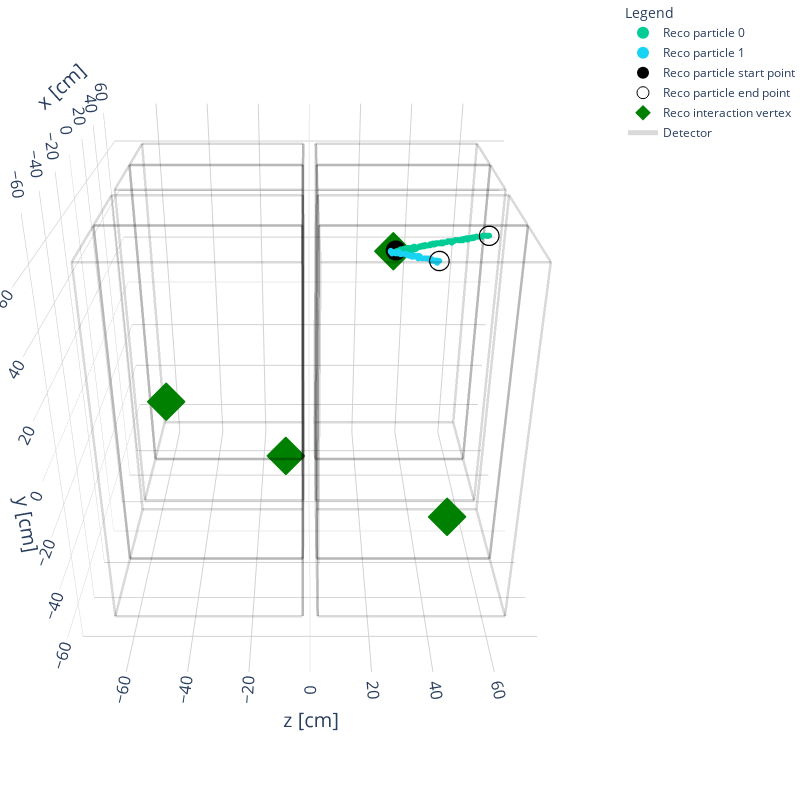

The cell this chart's notebook holds for it:
### Markdown cell above
### IV. Filtered Particle Visualization

This script visualizes and saves plots of filtered reconstructed particles and interactions. 
   - Particle plots are saved as:
     - **HTML**: `sandbox_<file_segment>_entry_<ENTRY>_event_<target_event>_int_<target_reco_interaction_id>_particles.html`
     - **PNG**: `sandbox_<file_segment>_entry_<ENTRY>_event_<target_event>_int_<target_reco_interaction_id>_particles.png`

### Code cell
from spine.vis import Drawer
from spine.vis import GeoDrawer, scatter_points, layout3d
from plotly import graph_objs as go
import plotly.io as pio
import os

# Extract IDs of the filtered particles
filtered_particle_ids = [particle.id for particle in filtered_primary_particles]

# Pre-filter the data to include only relevant reconstructed particles
data['reco_particles'] = [p for p in data['reco_particles'] if p.id in filtered_particle_ids]

# Extract the specific part ("00_04_33") from the filename
file_segment = '_'.join(os.path.basename(DATA_PATH).split('_')[3:6])

# Create the images directory if it doesn't exist
output_dir = "images"
os.makedirs(output_dir, exist_ok=True)

# Initialize the drawer with filtered data
drawer = Drawer(data, draw_mode='reco', detector='2x2')

# Draw a plot of the raw image (from flow)
geo_drawer = GeoDrawer('2x2')
graph = scatter_points(data['points'], color=data['depositions'], colorscale='Inferno', name='Depositions')
graph += geo_drawer.tpc_traces()

# Draw a plot of the particle instances based on the filtered particles
print('\n>>> Selected Particles <<<')
# fig_particles = drawer.get('particles', 'pid', draw_end_points=True, draw_vertices=True)
fig_particles = drawer.get(
    'particles',
    attr='pid',
    draw_end_points=True,
    draw_vertices=True,
    split_traces=True  # Ensure each particle gets a separate legend entry
)

# Save the filtered particle plot as HTML and PNG in the images folder
html_filename = os.path.join(output_dir, f"sandbox_{file_segment}_entry_{ENTRY}_event_{target_event}_int_{target_reco_interaction_id}_particles_selected.html")
png_filename = os.path.join(output_dir, f"sandbox_{file_segment}_entry_{ENTRY}_event_{target_event}_int_{target_reco_interaction_id}_particles_selected.png")

# Save as HTML
pio.write_html(fig_particles, file=html_filename)
print(f"Filtered Particle Plot saved as HTML: {html_filename}")

# Save as PNG
pio.write_image(fig_particles, file=png_filename, format='png', width=1000, height=800)
print(f"Filtered Particle Plot saved as PNG: {png_filename}")

# Display the visualization
fig_particles.show()

# If interaction filtering is required, modify and draw interactions
filtered_interactions = [
    interaction for interaction in data['reco_interactions']
    if any(particle.id in filtered_particle_ids for particle in interaction.particles)
]
data['reco_interactions'] = filtered_interactions

### Figure 1 — Plotly figure (JSON) as saved in the notebook; plotly's stock layout.template omitted (floating-point values rounded to 4 significant figures; data arrays with more than 128 entries replaced by an {"elided": "..."} marker saying what was removed)
{"data": [{"hovertemplate": "x: %{x}<br>y: %{y}<br>z: %{z}<br>%{text}", "marker": {"cmax": 6, "cmin": -1, "color": {"elided": "143 int values"}, "colorscale": [[0, "#808080"], [0.1429, "#636EFA"], [0.2857, "#EF553B"], [0.4286, "#00CC96"], [0.5714, "#AB63FA"], [0.7143, "#FFA15A"], [0.8571, "#19D3F3"], [1, "#FF6692"]], "size": 2}, "mode": "markers", "name": "Reco particle 0", "showlegend": true, "text": {"elided": "143 str values"}, "type": "scatter3d", "x": {"elided": "143 float values"}, "y": {"elided": "143 float values"}, "z": {"elided": "143 float values"}}, {"hovertemplate": "x: %{x}<br>y: %{y}<br>z: %{z}<br>%{text}", "marker": {"cmax": 6, "cmin": -1, "color": [5, 5, 5, 5, 5, 5, 5, 5, 5, 5, 5, 5, 5, 5, 5, 5, 5, 5, 5, 5, 5, 5, 5, 5, 5, 5, 5, 5, 5, 5, 5, 5, 5, 5, 5, 5, 5, 5, 5, 5, 5, 5, 5, 5, 5, 5, 5, 5, 5, 5, 5, 5, 5, 5, 5, 5, 5, 5, 5, 5, 5, 5, 5, 5, 5, 5, 5, 5, 5, 5, 5, 5, 5, 5, 5, 5, 5, 5, 5, 5], "colorscale": [[0, "#808080"], [0.1429, "#636EFA"], [0.2857, "#EF553B"], [0.4286, "#00CC96"], [0.5714, "#AB63FA"], [0.7143, "#FFA15A"], [0.8571, "#19D3F3"], [1, "#FF6692"]], "size": 2}, "mode": "markers", "name": "Reco particle 1", "showlegend": true, "text": ["Particle 1<br>Pid: 5", "Particle 1<br>Pid: 5", "Particle 1<br>Pid: 5", "Particle 1<br>Pid: 5", "Particle 1<br>Pid: 5", "Particle 1<br>Pid: 5", "Particle 1<br>Pid: 5", "Particle 1<br>Pid: 5", "Particle 1<br>Pid: 5", "Particle 1<br>Pid: 5", "Particle 1<br>Pid: 5", "Particle 1<br>Pid: 5", "Particle 1<br>Pid: 5", "Particle 1<br>Pid: 5", "Particle 1<br>Pid: 5", "Particle 1<br>Pid: 5", "Particle 1<br>Pid: 5", "Particle 1<br>Pid: 5", "Particle 1<br>Pid: 5", "Particle 1<br>Pid: 5", "Particle 1<br>Pid: 5", "Particle 1<br>Pid: 5", "Particle 1<br>Pid: 5", "Particle 1<br>Pid: 5", "Particle 1<br>Pid: 5", "Particle 1<br>Pid: 5", "Particle 1<br>Pid: 5", "Particle 1<br>Pid: 5", "Particle 1<br>Pid: 5", "Particle 1<br>Pid: 5", "Particle 1<br>Pid: 5", "Particle 1<br>Pid: 5", "Particle 1<br>Pid: 5", "Particle 1<br>Pid: 5", "Particle 1<br>Pid: 5", "Particle 1<br>Pid: 5", "Particle 1<br>Pid: 5", "Particle 1<br>Pid: 5", "Particle 1<br>Pid: 5", "Particle 1<br>Pid: 5", "Particle 1<br>Pid: 5", "Particle 1<br>Pid: 5", "Particle 1<br>Pid: 5", "Particle 1<br>Pid: 5", "Particle 1<br>Pid: 5", "Particle 1<br>Pid: 5", "Particle 1<br>Pid: 5", "Particle 1<br>Pid: 5", "Particle 1<br>Pid: 5", "Particle 1<br>Pid: 5", "Particle 1<br>Pid: 5", "Particle 1<br>Pid: 5", "Particle 1<br>Pid: 5", "Particle 1<br>Pid: 5", "Particle 1<br>Pid: 5", "Particle 1<br>Pid: 5", "Particle 1<br>Pid: 5", "Particle 1<br>Pid: 5", "Particle 1<br>Pid: 5", "Particle 1<br>Pid: 5", "Particle 1<br>Pid: 5", "Particle 1<br>Pid: 5", "Particle 1<br>Pid: 5", "Particle 1<br>Pid: 5", "Particle 1<br>Pid: 5", "Particle 1<br>Pid: 5", "Particle 1<br>Pid: 5", "Particle 1<br>Pid: 5", "Particle 1<br>Pid: 5", "Particle 1<br>Pid: 5", "Particle 1<br>Pid: 5", "Particle 1<br>Pid: 5", "Particle 1<br>Pid: 5", "Particle 1<br>Pid: 5", "Particle 1<br>Pid: 5", "Particle 1<br>Pid: 5", "Particle 1<br>Pid: 5", "Particle 1<br>Pid: 5", "Particle 1<br>Pid: 5", "Particle 1<br>Pid: 5"], "type": "scatter3d", "x": [24.61, 25.05, 24.61, 24.17, 24.17, 24.61, 25.05, 24.61, 24.61, 24.17, 24.61, 24.17, 24.17, 24.61, 24.17, 24.17, 23.72, 24.17, 23.28, 23.72, 23.28, 23.72, 24.17, 23.72, 23.72, 23.72, 22.84, 22.39, 23.28, 23.28, 22.84, 22.84, 22.84, 21.95, 22.39, 22.84, 21.95, 22.84, 21.95, 22.39, 22.39, 21.95, 22.39, 22.84, 21.5, 22.39, 21.5, 21.5, 22.39, 21.95, 21.95, 21.5, 21.95, 21.5, 21.95, 21.5, 21.95, 21.5, 21.5, 21.5, 21.5, 21.06, 21.06, 21.5, 20.62, 20.17, 20.62, 20.62, 20.17, 20.62, 20.17, 20.62, 19.73, 20.62, 19.29, 20.17, 20.62, 20.17, 20.17, 23.72], "y": [32.59, 32.59, 33.03, 32.15, 32.59, 32.59, 32.59, 32.15, 32.59, 32.59, 32.59, 32.15, 32.59, 32.15, 32.59, 32.15, 33.03, 32.15, 32.15, 32.15, 32.59, 32.15, 32.15, 32.15, 32.15, 32.15, 32.59, 32.15, 32.15, 32.15, 31.7, 32.15, 31.7, 31.7, 31.7, 31.7, 31.7, 31.7, 32.15, 32.15, 31.7, 32.15, 31.7, 31.7, 31.7, 31.7, 31.26, 31.7, 31.7, 32.15, 31.26, 31.7, 31.7, 32.15, 31.26, 31.26, 31.26, 31.26, 31.26, 31.26, 31.26, 31.26, 31.26, 31.26, 30.82, 30.82, 30.82, 31.26, 30.82, 30.82, 30.82, 30.82, 30.82, 30.82, 30.37, 30.82, 30.82, 30.82, 30.82, 31.7], "z": [29.49, 29.49, 29.49, 29.93, 29.93, 29.93, 29.93, 30.37, 30.37, 30.82, 30.82, 31.26, 31.26, 31.7, 31.7, 32.15, 32.15, 32.59, 33.03, 33.03, 33.03, 33.48, 33.48, 33.92, 34.36, 34.81, 34.81, 35.25, 35.25, 35.69, 36.14, 36.14, 36.58, 37.02, 37.02, 37.02, 37.47, 37.47, 37.47, 37.47, 37.91, 37.91, 38.35, 38.35, 38.8, 38.8, 39.24, 39.24, 39.24, 39.24, 39.68, 39.68, 39.68, 39.68, 40.13, 40.57, 40.57, 41.01, 41.46, 41.9, 42.34, 42.79, 43.23, 43.23, 43.67, 44.12, 44.12, 44.12, 44.56, 44.56, 45.01, 45.01, 45.45, 45.45, 45.89, 45.89, 45.89, 46.34, 46.78, 36.58]}, {"hovertemplate": "x: %{x}<br>y: %{y}<br>z: %{z}<br>%{text}", "marker": {"color": "black", "size": 7, "symbol": "circle"}, "mode": "markers", "name": "Reco particle start point", "text": ["Particle 0 start point", "Particle 1 start point"], "type": "scatter3d", "x": [25.05, 25.05], "y": [33.03, 32.59], "z": [31.26, 29.49]}, {"hovertemplate": "x: %{x}<br>y: %{y}<br>z: %{z}<br>%{text}", "marker": {"color": "black", "size": 7, "symbol": "circle-open"}, "mode": "markers", "name": "Reco particle end point", "text": ["Particle 0 end point", "Particle 1 end point"], "type": "scatter3d", "x": [23.28, 20.17], "y": [39.24, 30.82], "z": [64.51, 46.78]}, {"hovertemplate": "x: %{x}<br>y: %{y}<br>z: %{z}<br>%{text}", "marker": {"color": "green", "size": 10, "symbol": "diamond"}, "mode": "markers", "name": "Reco interaction vertex", "text": ["Interaction 0 vertex", "Interaction 1 vertex", "Interaction 2 vertex", "Interaction 3 vertex"], "type": "scatter3d", "x": [35.69, 4.212, -19.73, 25.05], "y": [-61.85, -18.4, -53.43, 32.81], "z": [-9.977, -53.43, 50.33, 30.37]}, {"hovertemplate": "x: %{x}<br>y: %{y}<br>z: %{z}", "legendgroup": "group_1737428290.1650963", "line": {"color": "rgba(0, 0, 0, 0.15)", "width": 5}, "mode": "lines", "name": "Detector", "showlegend": true, "type": "scatter3d", "x": [33.66, 33.66, null, 33.66, 33.66, null, 33.66, 63.93, null, 33.66, 33.66, null, 33.66, 63.93, null, 33.66, 33.66, null, 33.66, 63.93, null, 33.66, 63.93, null, 63.93, 63.93, null, 63.93, 63.93, null, 63.93, 63.93, null, 63.93, 63.93, null], "y": [-62.08, -62.08, null, -62.08, 62.08, null, -62.08, -62.08, null, -62.08, 62.08, null, -62.08, -62.08, null, 62.08, 62.08, null, 62.08, 62.08, null, 62.08, 62.08, null, -62.08, -62.08, null, -62.08, 62.08, null, -62.08, 62.08, null, 62.08, 62.08, null], "z": [2.462, 64.54, null, 2.462, 2.462, null, 2.462, 2.462, null, 64.54, 64.54, null, 64.54, 64.54, null, 2.462, 64.54, null, 2.462, 2.462, null, 64.54, 64.54, null, 2.462, 64.54, null, 2.462, 2.462, null, 64.54, 64.54, null, 2.462, 64.54, null]}, {"hovertemplate": "x: %{x}<br>y: %{y}<br>z: %{z}", "legendgroup": "group_1737428290.1650963", "line": {"color": "rgba(0, 0, 0, 0.15)", "width": 5}, "mode": "lines", "name": "Detector", "showlegend": false, "type": "scatter3d", "x": [3.069, 3.069, null, 3.069, 3.069, null, 3.069, 33.34, null, 3.069, 3.069, null, 3.069, 33.34, null, 3.069, 3.069, null, 3.069, 33.34, null, 3.069, 33.34, null, 33.34, 33.34, null, 33.34, 33.34, null, 33.34, 33.34, null, 33.34, 33.34, null], "y": [-62.08, -62.08, null, -62.08, 62.08, null, -62.08, -62.08, null, -62.08, 62.08, null, -62.08, -62.08, null, 62.08, 62.08, null, 62.08, 62.08, null, 62.08, 62.08, null, -62.08, -62.08, null, -62.08, 62.08, null, -62.08, 62.08, null, 62.08, 62.08, null], "z": [2.462, 64.54, null, 2.462, 2.462, null, 2.462, 2.462, null, 64.54, 64.54, null, 64.54, 64.54, null, 2.462, 64.54, null, 2.462, 2.462, null, 64.54, 64.54, null, 2.462, 64.54, null, 2.462, 2.462, null, 64.54, 64.54, null, 2.462, 64.54, null]}, {"hovertemplate": "x: %{x}<br>y: %{y}<br>z: %{z}", "legendgroup": "group_1737428290.1650963", "line": {"color": "rgba(0, 0, 0, 0.15)", "width": 5}, "mode": "lines", "name": "Detector", "showlegend": false, "type": "scatter3d", "x": [33.66, 33.66, null, 33.66, 33.66, null, 33.66, 63.93, null, 33.66, 33.66, null, 33.66, 63.93, null, 33.66, 33.66, null, 33.66, 63.93, null, 33.66, 63.93, null, 63.93, 63.93, null, 63.93, 63.93, null, 63.93, 63.93, null, 63.93, 63.93, null], "y": [-62.08, -62.08, null, -62.08, 62.08, null, -62.08, -62.08, null, -62.08, 62.08, null, -62.08, -62.08, null, 62.08, 62.08, null, 62.08, 62.08, null, 62.08, 62.08, null, -62.08, -62.08, null, -62.08, 62.08, null, -62.08, 62.08, null, 62.08, 62.08, null], "z": [-64.54, -2.462, null, -64.54, -64.54, null, -64.54, -64.54, null, -2.462, -2.462, null, -2.462, -2.462, null, -64.54, -2.462, null, -64.54, -64.54, null, -2.462, -2.462, null, -64.54, -2.462, null, -64.54, -64.54, null, -2.462, -2.462, null, -64.54, -2.462, null]}, {"hovertemplate": "x: %{x}<br>y: %{y}<br>z: %{z}", "legendgroup": "group_1737428290.1650963", "line": {"color": "rgba(0, 0, 0, 0.15)", "width": 5}, "mode": "lines", "name": "Detector", "showlegend": false, "type": "scatter3d", "x": [3.069, 3.069, null, 3.069, 3.069, null, 3.069, 33.34, null, 3.069, 3.069, null, 3.069, 33.34, null, 3.069, 3.069, null, 3.069, 33.34, null, 3.069, 33.34, null, 33.34, 33.34, null, 33.34, 33.34, null, 33.34, 33.34, null, 33.34, 33.34, null], "y": [-62.08, -62.08, null, -62.08, 62.08, null, -62.08, -62.08, null, -62.08, 62.08, null, -62.08, -62.08, null, 62.08, 62.08, null, 62.08, 62.08, null, 62.08, 62.08, null, -62.08, -62.08, null, -62.08, 62.08, null, -62.08, 62.08, null, 62.08, 62.08, null], "z": [-64.54, -2.462, null, -64.54, -64.54, null, -64.54, -64.54, null, -2.462, -2.462, null, -2.462, -2.462, null, -64.54, -2.462, null, -64.54, -64.54, null, -2.462, -2.462, null, -64.54, -2.462, null, -64.54, -64.54, null, -2.462, -2.462, null, -64.54, -2.462, null]}, {"hovertemplate": "x: %{x}<br>y: %{y}<br>z: %{z}", "legendgroup": "group_1737428290.1650963", "line": {"color": "rgba(0, 0, 0, 0.15)", "width": 5}, "mode": "lines", "name": "Detector", "showlegend": false, "type": "scatter3d", "x": [-33.34, -33.34, null, -33.34, -33.34, null, -33.34, -3.069, null, -33.34, -33.34, null, -33.34, -3.069, null, -33.34, -33.34, null, -33.34, -3.069, null, -33.34, -3.069, null, -3.069, -3.069, null, -3.069, -3.069, null, -3.069, -3.069, null, -3.069, -3.069, null], "y": [-62.08, -62.08, null, -62.08, 62.08, null, -62.08, -62.08, null, -62.08, 62.08, null, -62.08, -62.08, null, 62.08, 62.08, null, 62.08, 62.08, null, 62.08, 62.08, null, -62.08, -62.08, null, -62.08, 62.08, null, -62.08, 62.08, null, 62.08, 62.08, null], "z": [2.462, 64.54, null, 2.462, 2.462, null, 2.462, 2.462, null, 64.54, 64.54, null, 64.54, 64.54, null, 2.462, 64.54, null, 2.462, 2.462, null, 64.54, 64.54, null, 2.462, 64.54, null, 2.462, 2.462, null, 64.54, 64.54, null, 2.462, 64.54, null]}, {"hovertemplate": "x: %{x}<br>y: %{y}<br>z: %{z}", "legendgroup": "group_1737428290.1650963", "line": {"color": "rgba(0, 0, 0, 0.15)", "width": 5}, "mode": "lines", "name": "Detector", "showlegend": false, "type": "scatter3d", "x": [-63.93, -63.93, null, -63.93, -63.93, null, -63.93, -33.66, null, -63.93, -63.93, null, -63.93, -33.66, null, -63.93, -63.93, null, -63.93, -33.66, null, -63.93, -33.66, null, -33.66, -33.66, null, -33.66, -33.66, null, -33.66, -33.66, null, -33.66, -33.66, null], "y": [-62.08, -62.08, null, -62.08, 62.08, null, -62.08, -62.08, null, -62.08, 62.08, null, -62.08, -62.08, null, 62.08, 62.08, null, 62.08, 62.08, null, 62.08, 62.08, null, -62.08, -62.08, null, -62.08, 62.08, null, -62.08, 62.08, null, 62.08, 62.08, null], "z": [2.462, 64.54, null, 2.462, 2.462, null, 2.462, 2.462, null, 64.54, 64.54, null, 64.54, 64.54, null, 2.462, 64.54, null, 2.462, 2.462, null, 64.54, 64.54, null, 2.462, 64.54, null, 2.462, 2.462, null, 64.54, 64.54, null, 2.462, 64.54, null]}, {"hovertemplate": "x: %{x}<br>y: %{y}<br>z: %{z}", "legendgroup": "group_1737428290.1650963", "line": {"color": "rgba(0, 0, 0, 0.15)", "width": 5}, "mode": "lines", "name": "Detector", "showlegend": false, "type": "scatter3d", "x": [-33.34, -33.34, null, -33.34, -33.34, null, -33.34, -3.069, null, -33.34, -33.34, null, -33.34, -3.069, null, -33.34, -33.34, null, -33.34, -3.069, null, -33.34, -3.069, null, -3.069, -3.069, null, -3.069, -3.069, null, -3.069, -3.069, null, -3.069, -3.069, null], "y": [-62.08, -62.08, null, -62.08, 62.08, null, -62.08, -62.08, null, -62.08, 62.08, null, -62.08, -62.08, null, 62.08, 62.08, null, 62.08, 62.08, null, 62.08, 62.08, null, -62.08, -62.08, null, -62.08, 62.08, null, -62.08, 62.08, null, 62.08, 62.08, null], "z": [-64.54, -2.462, null, -64.54, -64.54, null, -64.54, -64.54, null, -2.462, -2.462, null, -2.462, -2.462, null, -64.54, -2.462, null, -64.54, -64.54, null, -2.462, -2.462, null, -64.54, -2.462, null, -64.54, -64.54, null, -2.462, -2.462, null, -64.54, -2.462, null]}, {"hovertemplate": "x: %{x}<br>y: %{y}<br>z: %{z}", "legendgroup": "group_1737428290.1650963", "line": {"color": "rgba(0, 0, 0, 0.15)", "width": 5}, "mode": "lines", "name": "Detector", "showlegend": false, "type": "scatter3d", "x": [-63.93, -63.93, null, -63.93, -63.93, null, -63.93, -33.66, null, -63.93, -63.93, null, -63.93, -33.66, null, -63.93, -63.93, null, -63.93, -33.66, null, -63.93, -33.66, null, -33.66, -33.66, null, -33.66, -33.66, null, -33.66, -33.66, null, -33.66, -33.66, null], "y": [-62.08, -62.08, null, -62.08, 62.08, null, -62.08, -62.08, null, -62.08, 62.08, null, -62.08, -62.08, null, 62.08, 62.08, null, 62.08, 62.08, null, 62.08, 62.08, null, -62.08, -62.08, null, -62.08, 62.08, null, -62.08, 62.08, null, 62.08, 62.08, null], "z": [-64.54, -2.462, null, -64.54, -64.54, null, -64.54, -64.54, null, -2.462, -2.462, null, -2.462, -2.462, null, -64.54, -2.462, null, -64.54, -64.54, null, -2.462, -2.462, null, -64.54, -2.462, null, -64.54, -64.54, null, -2.462, -2.462, null, -64.54, -2.462, null]}], "layout": {"height": 800, "hoverlabel": {"font": {"family": "Droid sans, monospace"}}, "legend": {"itemsizing": "constant", "title": {"text": "Legend"}, "tracegroupgap": 1}, "margin": {"b": 0, "l": 0, "r": 0, "t": 0}, "scene": {"aspectmode": "manual", "aspectratio": {"x": 0.9906, "y": 0.9619, "z": 1}, "camera": {"center": {"x": 0, "y": -0.1, "z": -0.01}, "eye": {"x": -2, "y": 1, "z": -0.01}, "up": {"x": 0, "y": 1, "z": 0}}, "xaxis": {"backgroundcolor": "white", "gridcolor": "lightgray", "nticks": 10, "range": [-76.72, 76.72], "showbackground": true, "showticklabels": true, "tickfont": {"size": 14}, "title": {"font": {"size": 20}, "text": "x [cm]"}, "type": "linear"}, "yaxis": {"backgroundcolor": "white", "gridcolor": "lightgray", "nticks": 10, "range": [-74.49, 74.49], "showbackground": true, "showticklabels": true, "tickfont": {"size": 14}, "title": {"font": {"size": 20}, "text": "y [cm]"}, "type": "linear"}, "zaxis": {"backgroundcolor": "white", "gridcolor": "lightgray", "nticks": 10, "range": [-77.45, 77.45], "showbackground": true, "showticklabels": true, "tickfont": {"size": 14}, "title": {"font": {"size": 20}, "text": "z [cm]"}, "type": "linear"}}, "scene2": {"aspectmode": "manual", "aspectratio": {"x": 0.9906, "y": 0.9619, "z": 1}, "camera": {"center": {"x": 0, "y": -0.1, "z": -0.01}, "eye": {"x": -2, "y": 1, "z": -0.01}, "up": {"x": 0, "y": 1, "z": 0}}, "xaxis": {"backgroundcolor": "white", "gridcolor": "lightgray", "nticks": 10, "range": [-76.72, 76.72], "showbackground": true, "showticklabels": true, "tickfont": {"size": 14}, "title": {"font": {"size": 20}, "text": "x [cm]"}}, "yaxis": {"backgroundcolor": "white", "gridcolor": "lightgray", "nticks": 10, "range": [-74.49, 74.49], "showbackground": true, "showticklabels": true, "tickfont": {"size": 14}, "title": {"font": {"size": 20}, "text": "y [cm]"}}, "zaxis": {"backgroundcolor": "white", "gridcolor": "lightgray", "nticks": 10, "range": [-77.45, 77.45], "showbackground": true, "showticklabels": true, "tickfont": {"size": 14}, "title": {"font": {"size": 20}, "text": "z [cm]"}}}, "scene3": {"aspectmode": "manual", "aspectratio": {"x": 0.9906, "y": 0.9619, "z": 1}, "camera": {"center": {"x": 0, "y": -0.1, "z": -0.01}, "eye": {"x": -2, "y": 1, "z": -0.01}, "up": {"x": 0, "y": 1, "z": 0}}, "xaxis": {"backgroundcolor": "white", "gridcolor": "lightgray", "nticks": 10, "range": [-76.72, 76.72], "showbackground": true, "showticklabels": true, "tickfont": {"size": 14}, "title": {"font": {"size": 20}, "text": "x [cm]"}}, "yaxis": {"backgroundcolor": "white", "gridcolor": "lightgray", "nticks": 10, "range": [-74.49, 74.49], "showbackground": true, "showticklabels": true, "tickfont": {"size": 14}, "title": {"font": {"size": 20}, "text": "y [cm]"}}, "zaxis": {"backgroundcolor": "white", "gridcolor": "lightgray", "nticks": 10, "range": [-77.45, 77.45], "showbackground": true, "showticklabels": true, "tickfont": {"size": 14}, "title": {"font": {"size": 20}, "text": "z [cm]"}}}, "showlegend": true, "width": 800}}
